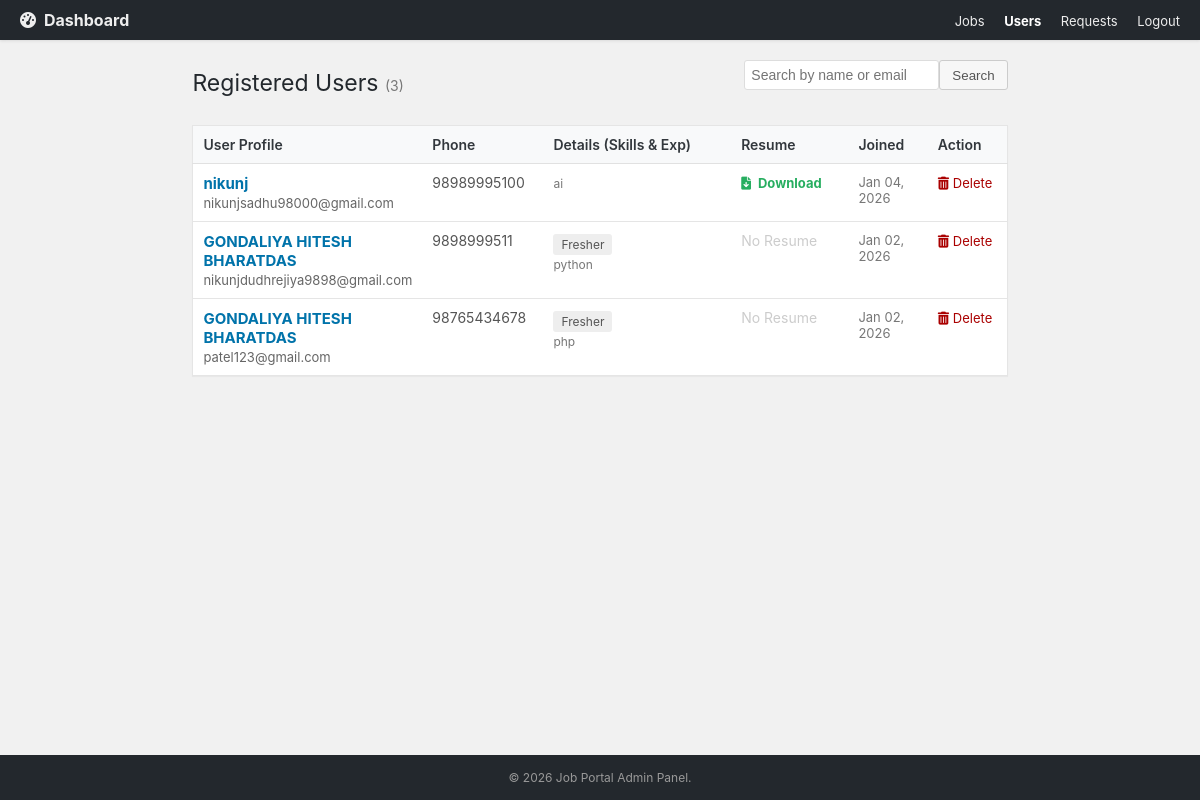
Page /admin_manage_users.php (signed in) on the committed database.
### tables this page shows
CREATE TABLE `users` (
  `id` int(11) NOT NULL,
  `name` varchar(100) DEFAULT NULL,
  `email` varchar(100) DEFAULT NULL,
  `password` varchar(255) DEFAULT NULL,
  `created_at` timestamp NOT NULL DEFAULT current_timestamp(),
  `phone` varchar(20) DEFAULT NULL,
  `skills` text DEFAULT NULL,
  `experience` varchar(50) DEFAULT NULL,
  `resume` varchar(255) DEFAULT NULL
);

### admin_manage_users.php (the view, shortened to what this page needs)
<?php
include 'config.php';
$search_query = "";
$sql = "SELECT * FROM users WHERE 1";
$sql .= " ORDER BY created_at DESC";
$result = $conn->query($sql);
$total_users = $result->num_rows;
?>
<!DOCTYPE html>
<html lang="en">
<head>
    <link rel="stylesheet" href="https://cdnjs.cloudflare.com/ajax/libs/font-awesome/6.0.0/css/all.min.css">
</head>
<body>
    <div class="navbar">
        <div class="logo"><i class="fas fa-tachometer-alt"></i> Dashboard</div>
        <div class="menu">
            <a href="admin_manage_jobs.php">Jobs</a>
            <a href="admin_manage_users.php" style="color:white; font-weight:bold;">Users</a> <a href="admin_user_requests.php">Requests</a>
            <a href="logout.php">Logout</a>
        </div>
    </div>
    <div class="wrap">
        <div class="page-header">
            <h1 class="page-title">Registered Users <span style="font-size:14px; color:#777;">(<?php echo $total_users; ?>)</span></h1>
            <form method="GET" class="filter-bar search-box">
                <input type="text" name="s" placeholder="Search by name or email" value="<?php echo htmlspecialchars($search_query); ?>">
                <button type="submit">Search</button>
            </form>
        </div>
        <table class="wp-list-table">
            <thead>
                <tr>
                    <th width="25%">User Profile</th>
                    <th width="15%">Phone</th>
                    <th width="25%">Details (Skills & Exp)</th>
                    <th width="15%">Resume</th>
                    <th width="10%">Joined</th>
                    <th width="10%">Action</th>
                </tr>
            </thead>
            <tbody>
                <?php
                if ($result->num_rows > 0) {
                    while($row = $result->fetch_assoc()) {
                        $date = date("M d, Y", strtotime($row['created_at']));
                ?>
                    <tr>
                        <td>
                            <div class="user-name"><?php echo htmlspecialchars($row['name']); ?></div>
                            <span class="user-email"><?php echo htmlspecialchars($row['email']); ?></span>
                        </td>
                        <td><?php echo !empty($row['phone']) ? htmlspecialchars($row['phone']) : '<span style="color:#ccc;">--</span>'; ?></td>
                        <td>
                            <?php if(!empty($row['experience'])): ?>
                                <span class="badge"><?php echo htmlspecialchars($row['experience']); ?></span><br>
                            <?php endif; ?>
                            <span style="font-size:12px; color:#777;"><?php echo htmlspecialchars($row['skills']); ?></span>
                        </td>
                        <td>
                            <?php if(!empty($row['resume'])): ?>
                                <a href="uploads/<?php echo $row['resume']; ?>" target="_blank" class="resume-link">
                                    <i class="fas fa-file-download"></i> Download
                                </a>
                            <?php else: ?>
                                <span style="color:#ccc;">No Resume</span>
                            <?php endif; ?>
                        </td>
                        <td style="color:#777; font-size:13px;"><?php echo $date; ?></td>
                        <td>
                            <a href="admin_manage_users.php?del=<?php echo $row['id']; ?>" class="delete-btn" onclick="return confirm('Are you sure you want to delete this user? This cannot be undone.');">
                                <i class="fas fa-trash-alt"></i> Delete
                            </a>
                        </td>
                    </tr>
                <?php
                    }
                } else {
                    echo "<tr><td colspan='6' style='text-align:center; padding:30px; color:#777;'>No users found matching your search.</td></tr>";
                }
                ?>
            </tbody>
        </table>
    </div>
    <div class="footer">
        <p>&copy; <?php echo date("Y"); ?> Job Portal Admin Panel.</p>
    </div>
</body>
</html>

### admin_manage_users.php (style rules this page uses)
body { font-family: -apple-system, BlinkMacSystemFont, "Segoe UI", Roboto, "Helvetica Neue", Arial, sans-serif; background-color: #f1f1f1; color: #444; margin: 0; display: flex; flex-direction: column; min-height: 100vh; }
.navbar { background: #23282d; padding: 10px 20px; color: #eee; display: flex; justify-content: space-between; align-items: center; box-shadow: 0 1px 3px rgba(0,0,0,0.1); }
.navbar a { color: #eee; text-decoration: none; margin-left: 15px; font-size: 13px; transition: color 0.3s; }
.navbar .logo { font-weight: bold; font-size: 16px; display: flex; align-items: center; gap: 8px; }
.wrap { margin: 20px auto; max-width: 1200px; padding: 0 20px; flex: 1; }
.page-header { display: flex; align-items: center; margin-bottom: 20px; justify-content: space-between; }
.page-title { font-size: 23px; font-weight: 400; margin: 0; color: #23282d; }
.filter-bar { margin-bottom: 15px; display: flex; justify-content: flex-end; }
.search-box input { padding: 6px; border: 1px solid #ddd; border-radius: 3px; font-size: 14px; }
.search-box button { padding: 6px 12px; background: #f7f7f7; border: 1px solid #ccc; border-radius: 3px; cursor: pointer; color: #555; }
.wp-list-table { width: 100%; border-collapse: collapse; background: #fff; border: 1px solid #e5e5e5; box-shadow: 0 1px 1px rgba(0,0,0,.04); }
.wp-list-table thead th { text-align: left; padding: 10px; font-size: 14px; font-weight: 600; border-bottom: 1px solid #e1e1e1; background: #f8f9fa; color: #32373c; }
.wp-list-table tbody td { padding: 10px; font-size: 14px; border-bottom: 1px solid #e5e5e5; color: #555; vertical-align: top; }
.user-name { font-weight: bold; color: #0073aa; font-size: 15px; }
.user-email { display: block; font-size: 13px; color: #666; margin-top: 2px; }
.badge { background: #eee; padding: 3px 8px; border-radius: 3px; font-size: 12px; color: #555; display: inline-block; margin-top: 2px; }
.resume-link { text-decoration: none; color: #27ae60; font-weight: bold; font-size: 13px; }
.resume-link i { margin-right: 4px; }
.delete-btn { color: #a00; text-decoration: none; font-size: 13px; }
.footer { background: #23282d; color: #999; text-align: center; padding: 15px; font-size: 12px; margin-top: 40px; }
.footer p { margin: 0; }

### rows in the picture
users: name "nikunj", email "nikunjsadhu98000@gmail.com", phone "98989995100", skills "ai", created_at "Jan 04, 2026"
users: name "GONDALIYA HITESH BHARATDAS", email "nikunjdudhrejiya9898@gmail.com", phone "9898999511", experience "Fresher", skills "python", shows "No Resume", created_at "Jan 02, 2026"
users: name "GONDALIYA HITESH BHARATDAS", email "patel123@gmail.com", phone "98765434678", experience "Fresher", skills "php", shows "No Resume", created_at "Jan 02, 2026"

### other values in the picture
$total_users "3"
